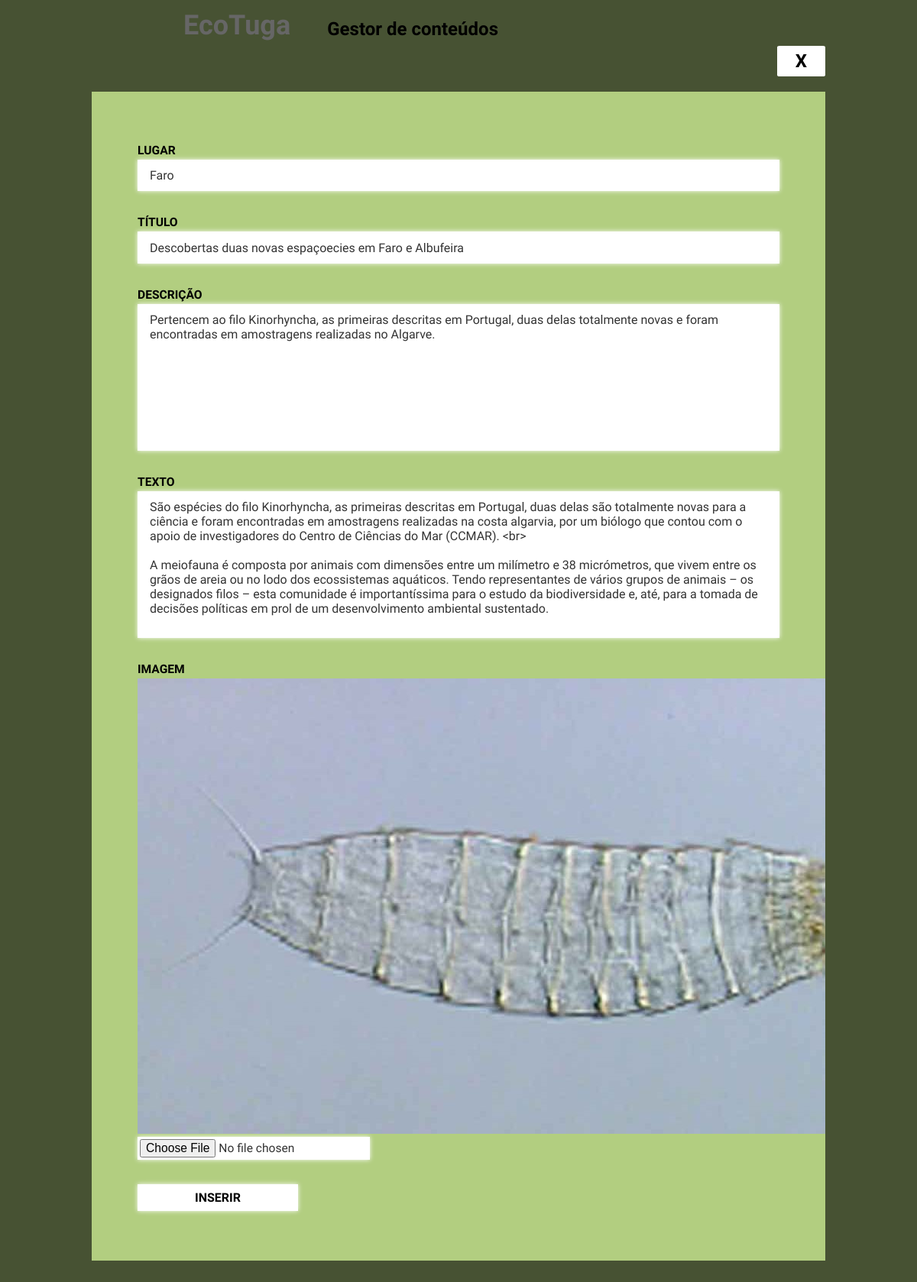
The app's page /admin/sul_editar.php?id=1 with its own data.
### tables this page shows
CREATE TABLE IF NOT EXISTS `sul` (
  `id` int(11) NOT NULL AUTO_INCREMENT,
  `lugar` text NOT NULL,
  `titulo` text NOT NULL,
  `descricao` text NOT NULL,
  `texto` text NOT NULL,
  `imagem` text NOT NULL,
  `outro` text NOT NULL,
  PRIMARY KEY (`id`)
);

### admin/sul_editar.php (the view, shortened to what this page needs)
<?php
    $ligacao = mysqli_connect('localhost','root','','ecotuga_dados');
    mysqli_set_charset($ligacao,'utf8');
    $id = $_GET['id'];
    $consulta = mysqli_query($ligacao , "SELECT * FROM sul WHERE id = $id");
    $sul = mysqli_fetch_assoc($consulta);
?>
<!DOCTYPE html>
<html>
<head>
    <link rel="stylesheet" type="text/css" href="css/style.css" >
</head>
<body>
  <header id="top">
        <nav id="menu">
              <div class="contentor">
              <a href="index.php"><h1 class="left" id="logo">EcoTuga</h1></a>
              <h2 class="left" id="logo">Gestor de conteúdos</h2>
              </div>
        </nav>
  </header>
        <div class="janela_editar">
          <a href="sul.php" class="fechar_janela right">X</a>
          <div class="item-insert">
            <form  enctype="multipart/form-data" action="" method="post">
                <label>Lugar</label>
                <input type="text" name="lugar" value="<?php echo $sul['lugar']; ?>"/>
                <label>Título</label>
                <input type="text" name="titulo" value="<?php echo $sul['titulo']; ?>"/>
                <label>Descrição</label>
                <textarea name="descricao"><?php echo $sul['descricao']; ?></textarea>
                <label>Texto</label>
                <textarea name="texto"><?php echo $sul['texto']; ?></textarea>
                <label>Imagem</label>
                  <?php if($sul['imagem'] != ''){ ?>
                     <img src="../img/<?php echo $sul['imagem']; ?>" accept="image/*"/>
                  <?php } ?>
                <input type="file" name="imagem"/>
                <input type="submit" value="Inserir" class="submit_button"/>
            </form>
          </div>
        </div>
</body>
</html>

### admin/css/style.css (style rules this page uses)
* { box-sizing:border-box; }
body { margin:0; font-family: 'Exo', sans-serif; background-color:#B2CE80; }
a { text-decoration:none;color:inherit; }
h1 { margin:0; }
.left { float: left; }
.right { float: right; }
.contentor { width: 60%; margin: 0 auto; }
#top { position: fixed; display: block; z-index: 10; top: 0; }
#menu { background-color: #B2CE80; position: fixed; display: block; width: 100%; }
#menu h1 { margin: 1vw 0 1vw 0; font-size: 3vw; color:#FFF; }
#menu h2 { margin:1em 1em 1em 2em; color: #000; }
.contentor { max-width:80%; margin:0 auto; }
.fechar_janela { font-weight: bold; font-size: 2vw; background-color: #FFF; padding: 0.5vw 2vw; margin-right: 10%; margin-top: 5%; border-radius: 5%; cursor:pointer; }
.item-insert { width: 80%; margin:0 auto; margin-top: 10%; background-color: #B2CE80; padding:5%; box-sizing:border-box; height: 70%; overflow-y: scroll; }
label { display:block; margin:0.5em 0 0.2em 0; font-weight:bold; text-transform: uppercase; font-size: 1.3vw; }
input,textarea { display:block; border:none; box-shadow:0 0 0.5vw #ffffff; width:100%; padding:0.7em 1em; margin:0 0 2em 0; font-size:1em; font-family:inherit; color:#333; background:#ffffff; }
textarea { height:12em;font-family:inherit; resize: none; }
input.submit_button { display:inline-block; color: #000; cursor:pointer; text-transform: uppercase; padding:0.5em 1em 0.5em 1em ; cursor: pointer; font-weight: bold; width: 25%; }
input[type="file"] { width:auto; padding:0.2em; font-size: 1.3vw; }
.janela_editar { position:fixed; background-color: rgba(0, 0, 0, 0.6); left: 0; top: 0; width: 100%; height: 100%; z-index: 10; }

### records on screen
sul: lugar "Faro", titulo "Descobertas duas novas espaçoecies em Faro e Albufeira", descricao "Pertencem ao filo Kinorhyncha, as primeiras descritas em Portugal, duas delas totalmente novas e foram encontradas em amostragens realizadas no Algarve.", texto "São espécies do filo Kinorhyncha, as primeiras descritas em Portugal, duas delas são totalmente novas para a ciência e foram encontradas em amostragens realizadas na costa algarvia, por um biólogo que contou com o apoio de investigadores do Centro de Ciências do Mar (CCMAR). <br> A meiofauna é composta por animais com dimensões entre um milímetro e 38 micrómetros, que vivem entre os grãos de areia ou no lodo dos ecossistemas aquáticos. Tendo representantes de vários grupos de animais – os designados filos – esta comunidade é importantíssima para o estudo da biodiversidade e, até, para a tomada de decisões políticas em prol de um desenvolvimento ambiental sustentado.", imagem (picture)
